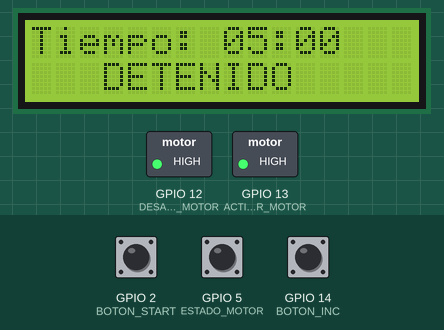
This program was run on a simulated ESP8266 (NodeMCU). Shown: 16×2 character LCD, switched loads named in the program (green lamp = pin HIGH). The inputs (shaded band) are chosen by the test bench; at power-on: GPIO 2 (BOTON_START) HIGH, GPIO 5 (ESTADO_MOTOR) HIGH, GPIO 14 (BOTON_INC) HIGH.

Above: at 3.3 s.
3.4 s: GPIO 2 (BOTON_START) pulled LOW for 0.15 s
At 4.9 s:
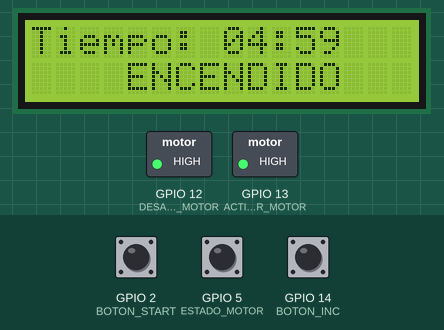
6.5 s: GPIO 5 (ESTADO_MOTOR) pulled LOW for 1 s
At 7.5 s:
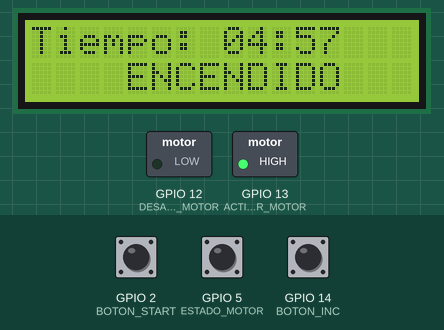
9.1 s: GPIO 14 (BOTON_INC) pulled LOW for 0.15 s
At 10.1 s:
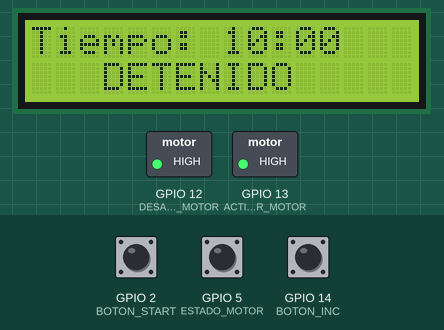
10.7 s: GPIO 2 (BOTON_START) pulled LOW for 1 s
At 11.1 s:
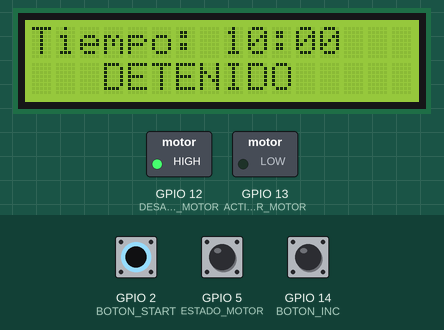
Timing chart, 0 to 13.7 s (numbered marks = the images above; inputs shaded):
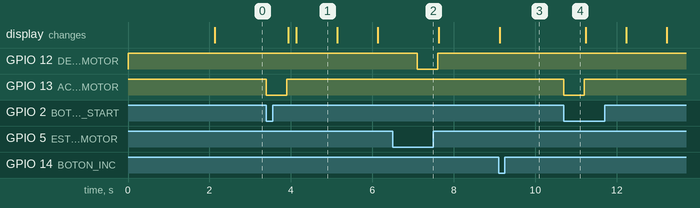

Measured:
- after the input at 3.4 s, GPIO 13 (ACTIVAR_MOTOR): HIGH → LOW at once, → HIGH 0.50 s later; the display: first changes after 0.53 s (image 1 shows a later state)
- after the input at 6.5 s, GPIO 12 (DESACTIVAR_MOTOR): HIGH → LOW after 0.60 s, → HIGH 0.50 s later
- after the input at 9.1 s, the display: changes at once (image 3)
- after the input at 10.7 s, GPIO 13 (ACTIVAR_MOTOR): HIGH → LOW at once, → HIGH 0.50 s later

The program:

main.cpp
```cpp
#include <Arduino.h>
#include <Wire.h>
#include <LiquidCrystal_I2C.h>

// ================== CONFIGURACIÓN DE PINES POR PLATAFORMA ==================
#if defined(ESP8266)
  // NodeMCU (ESP8266)
  #define BOTON_INC   14    // D5
  #define BOTON_START 2     // D4
  #define ACTIVAR_MOTOR  13 // D7
  #define ESTADO_MOTOR   5  // D1
  #define DESACTIVAR_MOTOR 12 // D6

#elif defined(ARDUINO_AVR_UNO) || defined(ARDUINO_AVR_NANO)
  // Arduino UNO/Nano
  #define BOTON_INC   5
  #define BOTON_START 4
  #define ACTIVAR_MOTOR  7
  #define ESTADO_MOTOR   2
  #define DESACTIVAR_MOTOR 8

#else
  #error "Plataforma no compatible. Usa ESP8266 o Arduino UNO/Nano"
#endif


#define TIEMPO_MIN  300   // 5 min en segundos
#define TIEMPO_MAX  5400  // 90 min en segundos
#define TIEMPO_INC  300   // 5 min en segundos

// ================== VARIABLES ==================
volatile uint32_t tiempo_restante = TIEMPO_MIN;
volatile uint8_t estado = 0;   // 0 detenido, 1 en marcha, 2 pausado
volatile bool reset_flag = false; // Lectura del estado del motor
volatile bool flag_actualizar = true;

// Variables para el debounce
int estadoActual;              // Estado actual después del debounce
int estadoAnterior;           // Estado anterior para comparación

// LCD I2C
LiquidCrystal_I2C lcd(0x27, 16, 2); // Dirección 0x27, puede variar a 0x3F

// ================== FUNCIONES ==================
void actualizar_display() {
  lcd.clear();
  uint8_t minutos = tiempo_restante / 60;
  uint8_t segundos = tiempo_restante % 60;

  // Línea 0 → Tiempo
  lcd.setCursor(0, 0);
  lcd.print("Tiempo: ");
  if (minutos < 10) lcd.print("0");
  lcd.print(minutos);
  lcd.print(":");
  if (segundos < 10) lcd.print("0");
  lcd.print(segundos);

  // Línea 1 → Estado
  lcd.setCursor(0, 1);
  if (estado == 1) {
    lcd.print("    ENCENDIDO    ");
  } else if (estado == 2) {
    lcd.print("    PAUSADO     ");
  } else {
    lcd.print("   DETENIDO     ");
  }
}

void manejar_botones() {
static unsigned long ultima_lectura = 0;
  static bool inc_estado_anterior = HIGH;
  static bool start_estado_anterior = HIGH;

  unsigned long ahora = millis();

  // === Botón INC ===
  bool inc_lectura = digitalRead(BOTON_INC);
  if (inc_lectura != inc_estado_anterior && (ahora - ultima_lectura) > 80) {
    ultima_lectura = ahora;
    if (inc_lectura == LOW && estado == 0) { // flanco de bajada
      if (tiempo_restante + TIEMPO_INC <= TIEMPO_MAX) {
        tiempo_restante += TIEMPO_INC;
      } else {
        tiempo_restante = TIEMPO_MIN;
      }
      flag_actualizar = true;
    }
  }
  inc_estado_anterior = inc_lectura;

  // === Botón START ===
  bool start_lectura = digitalRead(BOTON_START);
  if (start_lectura != start_estado_anterior && (ahora - ultima_lectura) > 80) {
    ultima_lectura = ahora;
    if (start_lectura == LOW) { // flanco de bajada
      if (estado == 1) {        // En marcha → pausa
        //digitalWrite(DESACTIVAR_MOTOR, LOW);
        //delay(500);
        //digitalWrite(DESACTIVAR_MOTOR, HIGH);

        //estado = 2;
      } else if (estado == 2) { // Pausado → reanuda
        //digitalWrite(ACTIVAR_MOTOR, LOW);
        //delay(500);
        //digitalWrite(ACTIVAR_MOTOR, HIGH);
        estado = 1;
      } else {                  // Detenido → inicia
        digitalWrite(ACTIVAR_MOTOR, LOW);
        delay(500);
        digitalWrite(ACTIVAR_MOTOR, HIGH);
        estado = 1;
      }
      flag_actualizar = true;
    }
  }
  start_estado_anterior = start_lectura;
}

void contar_tiempo() {
  static unsigned long ultima_actualizacion = 0;
  if (millis() - ultima_actualizacion >= 1000) {
    ultima_actualizacion = millis();
    if (estado == 1 && tiempo_restante > 0) {
      tiempo_restante--;
      flag_actualizar = true;
      reset_flag = true;
      if (tiempo_restante == 0) {
        estado = 0;
        digitalWrite(DESACTIVAR_MOTOR, LOW);
        delay(500);
        digitalWrite(DESACTIVAR_MOTOR, HIGH);
        tiempo_restante = TIEMPO_MIN;
      }
    }
  }
}

void leer_estado_motor(){
  // Leer el pin con debounce
  int lectura = digitalRead(ESTADO_MOTOR);
  if (lectura != estadoActual) {
    estadoActual = lectura;
  }
  if (estadoActual == LOW and estado != 0) {
    estado = 0;
    digitalWrite(DESACTIVAR_MOTOR, LOW);
    delay(500);
    digitalWrite(DESACTIVAR_MOTOR, HIGH);
    tiempo_restante = TIEMPO_MIN;
    flag_actualizar = true;
  }
}

// ================== SETUP ==================
void setup() {
  pinMode(BOTON_INC, INPUT_PULLUP);
  pinMode(BOTON_START, INPUT_PULLUP);
  pinMode(ACTIVAR_MOTOR, OUTPUT);
  pinMode(ESTADO_MOTOR, INPUT_PULLUP);
  pinMode(DESACTIVAR_MOTOR, OUTPUT);

  digitalWrite(ACTIVAR_MOTOR, HIGH);
  digitalWrite(DESACTIVAR_MOTOR, HIGH);

  Serial.begin(115200);

  lcd.init();
  lcd.backlight();
  lcd.print("Bienvenido!");
  delay(2000);

  // Leer estado inicial motor
  estadoActual = digitalRead(ESTADO_MOTOR);
  estadoAnterior = estadoActual;

  actualizar_display();
}

// ================== LOOP ==================
void loop() {
  manejar_botones();
  contar_tiempo();
  if (reset_flag == true) {
    leer_estado_motor();
    reset_flag = false;
  }
  if (flag_actualizar) {
    actualizar_display();
    flag_actualizar = false;
  }
}
```
